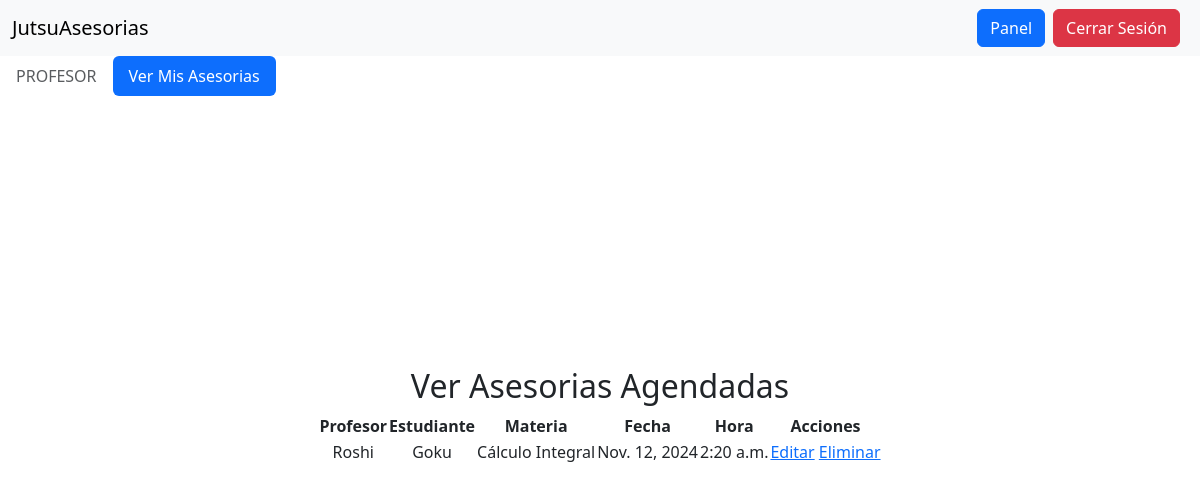
The page /ver_asesorias/ (signed in) on the database as committed earlier.
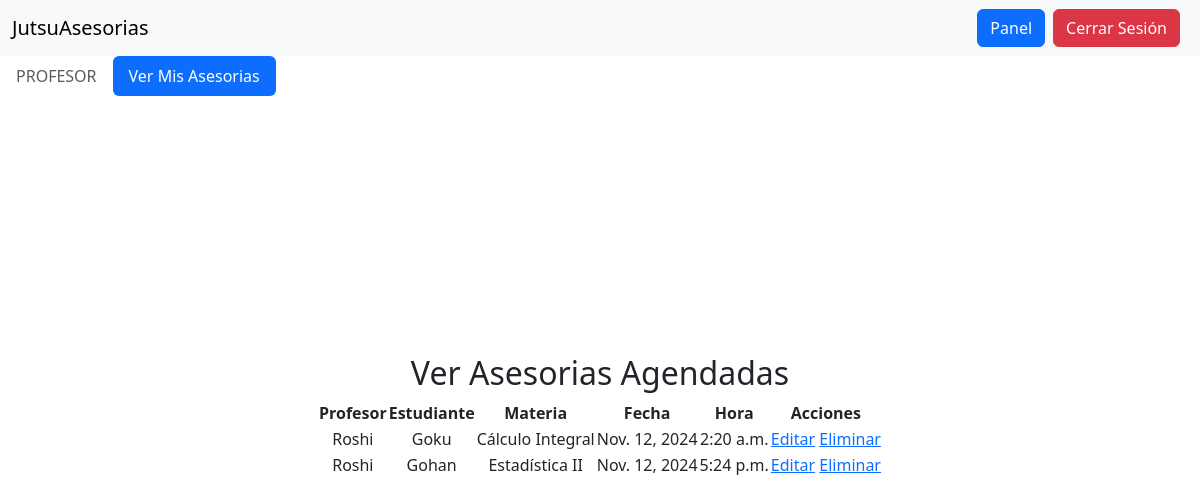
The same page on the database as committed later.
### tasks/models.py (models this page shows, shortened)
class Asesoria(models.Model):
    profe = models.ForeignKey(CustomUser, on_delete=models.CASCADE, related_name='asesorias_profe')
    estudiante = models.ForeignKey(CustomUser, on_delete=models.CASCADE, related_name='asesorias_estudiante')
    materia = models.ForeignKey(Materia, on_delete=models.CASCADE)
    fecha = models.DateField()
    hora = models.TimeField()

class CustomUser(AbstractUser):
    matricula = models.IntegerField(null=True, blank=True)
    role = models.IntegerField(null=True, blank=True)
    hora_begin = models.TimeField(null=True, blank=True)
    hora_end = models.TimeField(null=True, blank=True)
    horas_except = models.CharField(max_length=255, null=True, blank=True)
    dias_begin = models.IntegerField(null=True, blank=True)
    dias_end = models.IntegerField(null=True, blank=True)
    dias_except = models.IntegerField(null=True, blank=True)
    configurado = models.BooleanField(default=False)

class Materia(models.Model):
    nombre = models.CharField(max_length=255)

### tasks/views.py (the view)
# urls.py: path('ver_asesorias/', views.ver_asesorias, name='verasesorias'),
def ver_asesorias(request):
    asesorias = Asesoria.objects.all()
    return render(request, 'ver_asesorias.html', {'asesorias': asesorias})

### tasks/templates/ver_asesorias.html
{% extends 'base.html' %}
{% block content %}
{% if user.role == 0 %}
    <h2>Ver Mis Asesorias Agendadas</h2>
    <table>
        <tr>
            <th>Profesor</th>
            <th>Estudiante</th>
            <th>Materia</th>
            <th>Fecha</th>
            <th>Hora</th>
            <th>Acciones</th>
        </tr>
        {% for asesoria in asesorias %}
            {% if user.username == asesoria.estudiante.username %}
            <tr>
                <td>{{ asesoria.profe.username }}</td>
                <td>{{ asesoria.estudiante.username }}</td>
                <td>{{ asesoria.materia.nombre }}</td>
                <td>{{ asesoria.fecha }}</td>
                <td>{{ asesoria.hora }}</td>
                <td>
                    <a href="{% url 'editarasesoria' asesoria.pk %}">Editar</a>
                    <a href="{% url 'eliminarasesoria' asesoria.pk %}">Eliminar</a>
                </td>
            </tr>
            {% endif %}
        {% endfor %}
    </table>
    {% else %}
    <h2>Ver Asesorias Agendadas</h2>
    <table>
        <tr>
            <th>Profesor</th>
            <th>Estudiante</th>
            <th>Materia</th>
            <th>Fecha</th>
            <th>Hora</th>
            <th>Acciones</th>
        </tr>
        {% for asesoria in asesorias %}
            {% if user.username == asesoria.profe.username %}
            <tr>
                <td>{{ asesoria.profe.username }}</td>
                <td>{{ asesoria.estudiante.username }}</td>
                <td>{{ asesoria.materia.nombre }}</td>
                <td>{{ asesoria.fecha }}</td>
                <td>{{ asesoria.hora }}</td>
                <td>
                    <a href="{% url 'editarasesoria' asesoria.pk %}">Editar</a>
                    <a href="{% url 'eliminarasesoria' asesoria.pk %}">Eliminar</a>
                </td>
            </tr>
            {% endif %}
        {% endfor %}
    </table>
{% endif %}
{% endblock %}

Rows that differ between the two databases and show on the page:
added Asesoria: profe.username "Roshi", estudiante.username "Gohan", materia.nombre "Estadística II", fecha "Nov. 12, 2024", hora "5:24 p.m."
